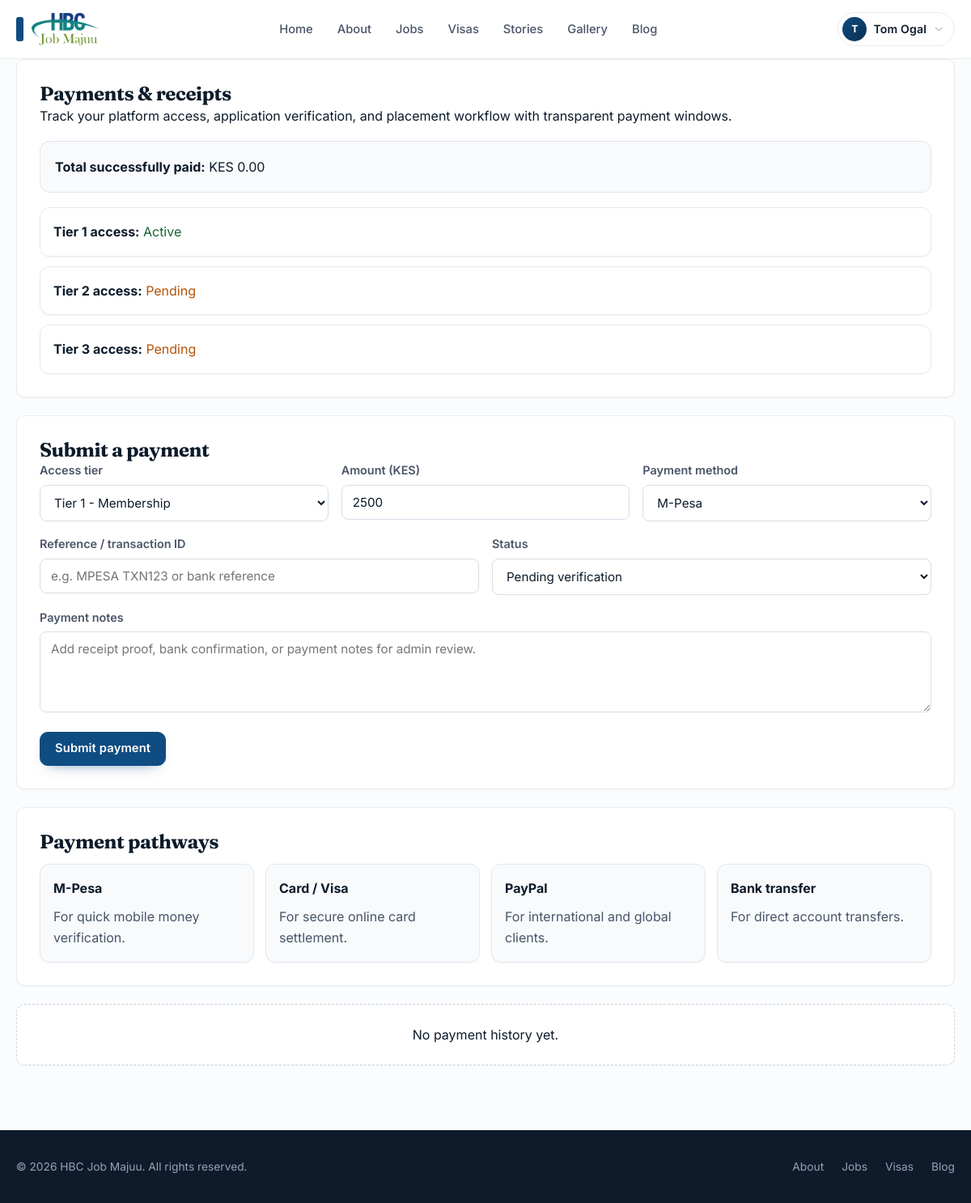
The app's page /payments/ (signed in), older data.
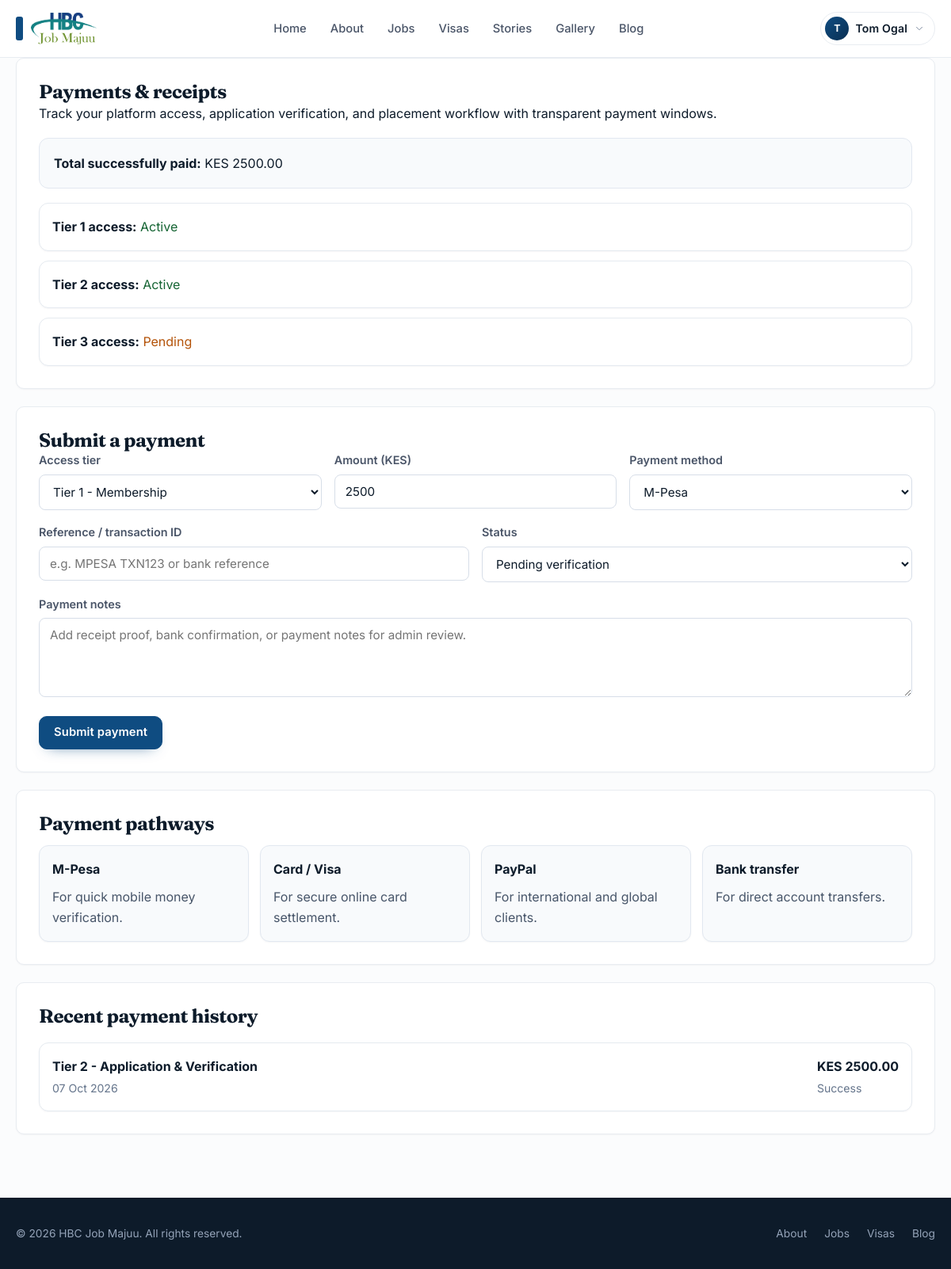
The same page, newer data.
### client/models.py (models this page shows, shortened)
class Transaction(models.Model):
    class PaymentTier(models.TextChoices):
        TIER_1 = "TIER_1", "Tier 1 - Membership"
        TIER_2 = "TIER_2", "Tier 2 - Application & Verification"
        TIER_3 = "TIER_3", "Tier 3 - Placement & Processing"
    class PaymentStatus(models.TextChoices):
        PENDING = "PENDING", "Pending"
        SUCCESS = "SUCCESS", "Success"
        FAILED = "FAILED", "Failed"
        REFUNDED = "REFUNDED", "Refunded"
    id = models.UUIDField(
        primary_key=True,
        default=uuid.uuid4,
        editable=False
    )
    user = models.ForeignKey(
        settings.AUTH_USER_MODEL,
        on_delete=models.CASCADE,
        related_name="transactions"
    )
    application = models.ForeignKey(
        Application,
        on_delete=models.SET_NULL,
        null=True,
        blank=True,
        related_name="transactions"
    )
    payment_tier = models.CharField(
        max_length=10,
        choices=PaymentTier.choices
    )
    amount = models.DecimalField(
        max_digits=10,
        decimal_places=2
    )
    currency = models.CharField(
        max_length=5,
        default="KES"
    )
    gateway = models.CharField(
        max_length=30,
        choices=[
            ("M_PESA", "M-Pesa"),
            ("CARD", "Card / Visa"),
            ("PAYPAL", "PayPal"),
            ("BANK_TRANSFER", "Bank Transfer"),
            ("MANUAL_OFFLINE", "Manual Offline"),
        ],
        default="MANUAL_OFFLINE",
    )
    provider_reference = models.CharField(
        max_length=100,
        blank=True,
        default="",
    )
    payment_status = models.CharField(
        max_length=20,
        choices=PaymentStatus.choices,
        default=PaymentStatus.PENDING
    )
    notes = models.TextField(blank=True, default="")
    created_at = models.DateTimeField(auto_now_add=True)
    updated_at = models.DateTimeField(auto_now=True)

### client/views.py (the view)
# urls.py: path("payments/", views.payments, name="payments"),
@login_required
def payments(request):
    transactions = Transaction.objects.filter(user=request.user).order_by("-created_at")[:10]
    access_unlocks = UserAccessUnlock.objects.filter(user=request.user).order_by("-granted_at")
    context = {
        "title": "Payments & Receipts",
        "transactions": transactions,
        "access_unlocks": access_unlocks,
        "total_spend": sum(float(t.amount) for t in transactions if t.payment_status == Transaction.PaymentStatus.SUCCESS),
        "tier_1_active": request.user.has_active_tier(UserAccessUnlock.Tier.TIER_1),
        "tier_2_active": request.user.has_active_tier(UserAccessUnlock.Tier.TIER_2),
        "tier_3_active": request.user.has_active_tier(UserAccessUnlock.Tier.TIER_3),
    }
    return render(request, "client/payments.html", context)

### client/models.py (called while the page is built)
    @property
    def is_platform_staff(self):
        return self.role in {
            self.Role.ADMIN,
            self.Role.ADMIN_SUPER,
            self.Role.ADMIN_HANDLER,
            self.Role.PARTNER,
            self.Role.CONTENT_MANAGER,
            self.Role.DIGITAL_MARKETING,
            self.Role.FINANCE_OFFICER,
            self.Role.ATS_COORDINATOR,
        }

    def has_active_tier(self, tier):
        if self.is_platform_staff:
            return True
        if self.membership_tier == self.MembershipTier.PLACED:
            return True
        if self.membership_tier == self.MembershipTier.MEMBER and tier == UserAccessUnlock.Tier.TIER_1:
            return True
        return UserAccessUnlock.objects.filter(user=self, tier=tier, is_active=True).exists()

### client/templates/client/payments.html (shortened to what the changed rows need)
{% extends "base.html" %}
{% block content %}
<div style="display:grid; gap:22px;">
    <section class="card" style="padding:28px;">
        <h1 style="margin-top:0;">Payments & receipts</h1>
        <p>Track your platform access, application verification, and placement workflow with transparent payment
            windows.</p>
        <div style="margin-top:18px; padding:18px; background:#f8fafc; border-radius:12px; border:1px solid #e2e8f0;">
            <strong>Total successfully paid:</strong> KES {{ total_spend|floatformat:2 }}
        </div>
        <div style="margin-top:18px; display:grid; gap:12px;">
            <div class="card" style="padding:16px; border:1px solid #e5eaf0; border-radius:12px; background:#fff;">
            </div>
            <div class="card" style="padding:16px; border:1px solid #e5eaf0; border-radius:12px; background:#fff;">
                <strong>Tier 2 access:</strong>
                {% if tier_2_active %}<span style="color:#166534;">Active</span>{% else %}<span
                    style="color:#b45309;">Pending</span>{% endif %}
            </div>
            <div class="card" style="padding:16px; border:1px solid #e5eaf0; border-radius:12px; background:#fff;">
            </div>
        </div>
    </section>
    <section class="card" style="padding:28px;">
        <h2 style="margin-top:0;">Submit a payment</h2>
        <form method="post" action="{% url 'client:payment_checkout' %}" style="display:grid; gap:16px;">
        </form>
    </section>
    <section class="card" style="padding:28px;">
        <h2 style="margin-top:0;">Payment pathways</h2>
        <div
            style="display:grid; grid-template-columns: repeat(auto-fit, minmax(180px, 1fr)); gap:14px; margin-top:14px;">
        </div>
    </section>
    {% if transactions %}
    <section class="card" style="padding:28px;">
        <h2 style="margin-top:0;">Recent payment history</h2>
        <div style="margin-top:20px; display:grid; gap:12px;">
            {% for tx in transactions %}
            <div class="card" style="padding:16px; border:1px solid #e5eaf0; border-radius:12px; background:#fff;">
                <div style="display:flex; justify-content:space-between; gap:12px; flex-wrap:wrap;">
                    <div>
                        <strong>{{ tx.get_payment_tier_display }}</strong><br>
                        <span style="color:#64748b; font-size:.88rem;">{{ tx.created_at|date:"d M Y" }}</span>
                    </div>
                    <div>
                        <strong>KES {{ tx.amount }}</strong><br>
                        <span style="color:#64748b; font-size:.88rem;">{{ tx.get_payment_status_display }}</span>
                    </div>
                </div>
            </div>
            {% endfor %}
        </div>
    </section>
    {% else %}
    <section class="card" style="padding:24px; text-align:center; border:1px dashed #cbd5e1; background:#fff;">
        No payment history yet.
    </section>
    {% endif %}
</div>
{% endblock %}

Row changes from the older to the newer data that the page shows:
added Transaction: payment_tier "Tier 2 - Application & Verification", created_at "07 Oct 2026", amount "2500.00", payment_status "Success"
Text that changed along with them:
{{ total_spend|floatformat:2 }}: "0.00" → "2500.00"
text no longer shown: "Pending No payment history yet."
text now shown: "Active Recent payment history"
